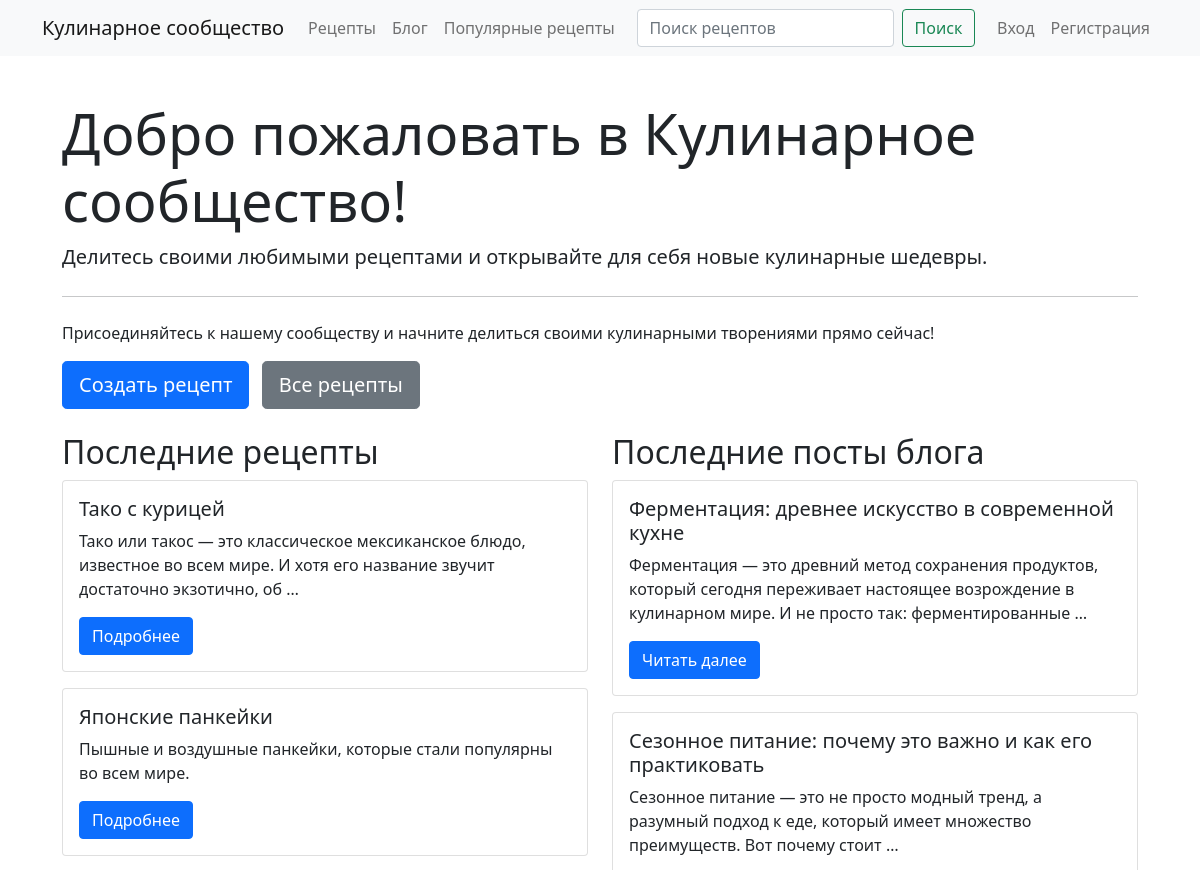
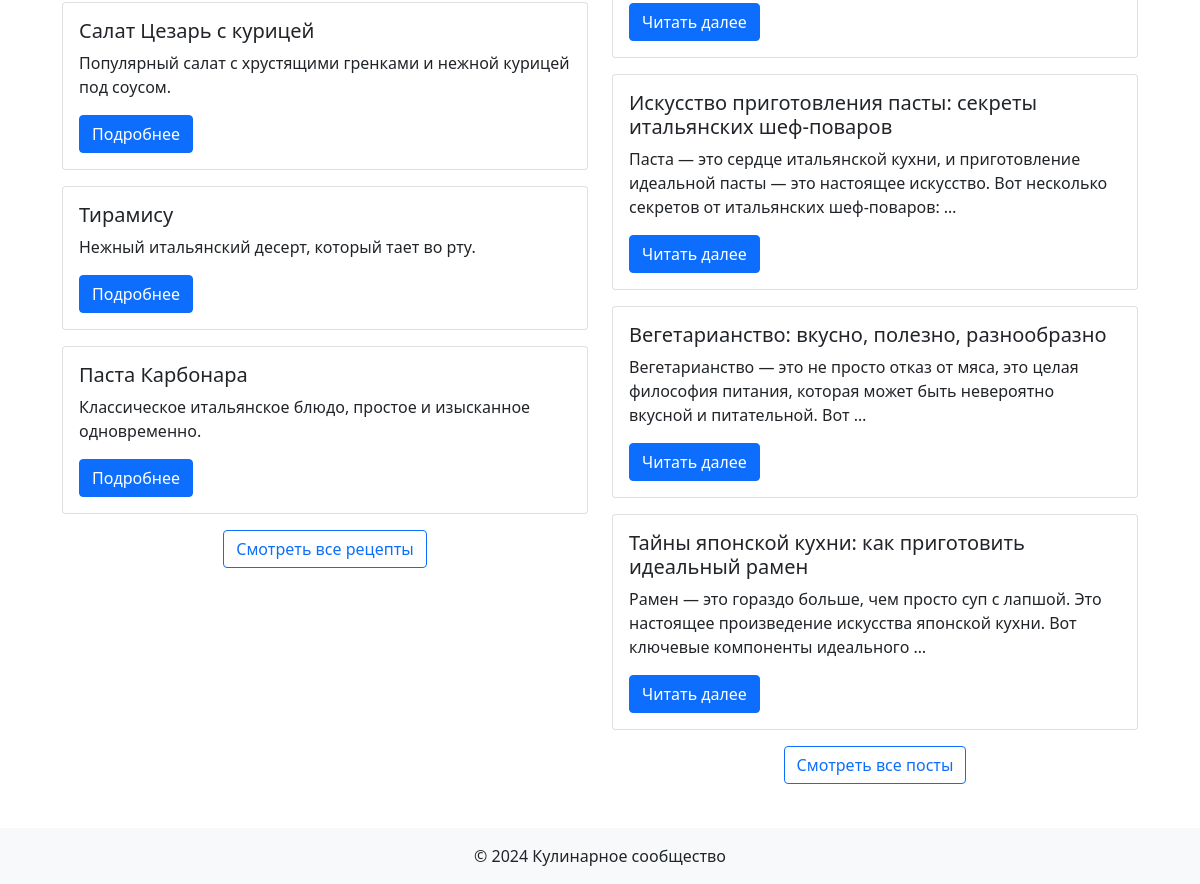
The page / on the database its author committed (2 pictures, top to bottom).
### recipes/models.py (models this page shows, shortened)
class Recipe(models.Model):
    title = models.CharField(max_length=200)
    description = models.TextField()
    ingredients = models.TextField()
    instructions = models.TextField()
    image = models.ImageField(upload_to='recipes/', blank=True, null=True)
    author = models.ForeignKey(User, on_delete=models.CASCADE)
    created_at = models.DateTimeField(auto_now_add=True)
    updated_at = models.DateTimeField(auto_now=True)
    tags = TaggableManager()
    likes = models.ManyToManyField(User, related_name='liked_recipes', blank=True)
    objects = models.Manager()
    popular = PopularRecipeManager()

### blog/models.py (models this page shows, shortened)
class Post(models.Model):
    title = models.CharField(max_length=200)
    content = models.TextField()
    author = models.ForeignKey(User, on_delete=models.CASCADE)
    created_at = models.DateTimeField(auto_now_add=True)
    updated_at = models.DateTimeField(auto_now=True)

### recipes/views.py (the view)
# urls.py: path('', views.home, name='home'),
def home(request):
    latest_recipes = Recipe.objects.order_by('-created_at')[:5]
    latest_posts = Post.objects.order_by('-created_at')[:5]
    context = {
        'latest_recipes': latest_recipes,
        'latest_posts': latest_posts,
    }
    return render(request, 'home.html', context)

### templates/home.html (shortened to what this page needs)
{% extends 'base.html' %}
{% block content %}
<div class="content-wrapper">
    <div class="jumbotron">
        <h1 class="display-4">Добро пожаловать в Кулинарное сообщество!</h1>
        <p class="lead">Делитесь своими любимыми рецептами и открывайте для себя новые кулинарные шедевры.</p>
        <hr class="my-4">
        <p>Присоединяйтесь к нашему сообществу и начните делиться своими кулинарными творениями прямо сейчас!</p>
        <div class="mt-3">
            <a class="btn btn-primary btn-lg me-2" href="{% url 'recipe_create' %}" role="button">Создать рецепт</a>
            <a class="btn btn-secondary btn-lg" href="{% url 'recipe_list' %}" role="button">Все рецепты</a>
        </div>
    </div>
    <div class="row mt-4">
        <div class="col-md-6">
            <h2>Последние рецепты</h2>
            {% for recipe in latest_recipes %}
                <div class="card mb-3">
                    <div class="card-body">
                        <h5 class="card-title">{{ recipe.title }}</h5>
                        <p class="card-text">{{ recipe.description|truncatewords:20 }}</p>
                        <a href="{% url 'recipe_detail' recipe.pk %}" class="btn btn-primary">Подробнее</a>
                    </div>
                </div>
            {% endfor %}
            <div class="text-center mt-3">
                <a href="{% url 'recipe_list' %}" class="btn btn-outline-primary">Смотреть все рецепты</a>
            </div>
        </div>
        <div class="col-md-6">
            <h2>Последние посты блога</h2>
            {% for post in latest_posts %}
                <div class="card mb-3">
                    <div class="card-body">
                        <h5 class="card-title">{{ post.title }}</h5>
                        <p class="card-text">{{ post.content|truncatewords:20 }}</p>
                        <a href="{% url 'post_detail' post.pk %}" class="btn btn-primary">Читать далее</a>
                    </div>
                </div>
            {% endfor %}
            <div class="text-center mt-3">
                <a href="{% url 'post_list' %}" class="btn btn-outline-primary">Смотреть все посты</a>
            </div>
        </div>
    </div>
</div>
{% endblock %}

### templates/home.html (style rules this page uses)
body { background-image: url('https://img.freepik.com/premium-photo/blurred-kitchen-bokeh-light-background_7189-1634.jpg'); background-size: cover; background-attachment: fixed; background-position: center; }
.content-wrapper { background-color: rgba(255, 255, 255, 0.8); padding: 20px; border-radius: 10px; }

### rows shown on the page
Recipe: title "Тако с курицей", description "Тако или такос — это классическое мексиканское блюдо, известное во всем мире. И хотя его название звучит достаточно экзотично, об …"
Recipe: title "Японские панкейки", description "Пышные и воздушные панкейки, которые стали популярны во всем мире."
Recipe: title "Салат Цезарь с курицей", description "Популярный салат с хрустящими гренками и нежной курицей под соусом."
Recipe: title "Тирамису", description "Нежный итальянский десерт, который тает во рту."
Recipe: title "Паста Карбонара", description "Классическое итальянское блюдо, простое и изысканное одновременно."
Post: title "Ферментация: древнее искусство в современной кухне", content "Ферментация — это древний метод сохранения продуктов, который сегодня переживает настоящее возрождение в кулинарном мире. И не просто так: ферментированные …"
Post: title "Сезонное питание: почему это важно и как его практиковать", content "Сезонное питание — это не просто модный тренд, а разумный подход к еде, который имеет множество преимуществ. Вот почему стоит …"
Post: title "Искусство приготовления пасты: секреты итальянских шеф-поваров", content "Паста — это сердце итальянской кухни, и приготовление идеальной пасты — это настоящее искусство. Вот несколько секретов от итальянских шеф-поваров: …"
Post: title "Вегетарианство: вкусно, полезно, разнообразно", content "Вегетарианство — это не просто отказ от мяса, это целая философия питания, которая может быть невероятно вкусной и питательной. Вот …"
Post: title "Тайны японской кухни: как приготовить идеальный рамен", content "Рамен — это гораздо больше, чем просто суп с лапшой. Это настоящее произведение искусства японской кухни. Вот ключевые компоненты идеального …"
